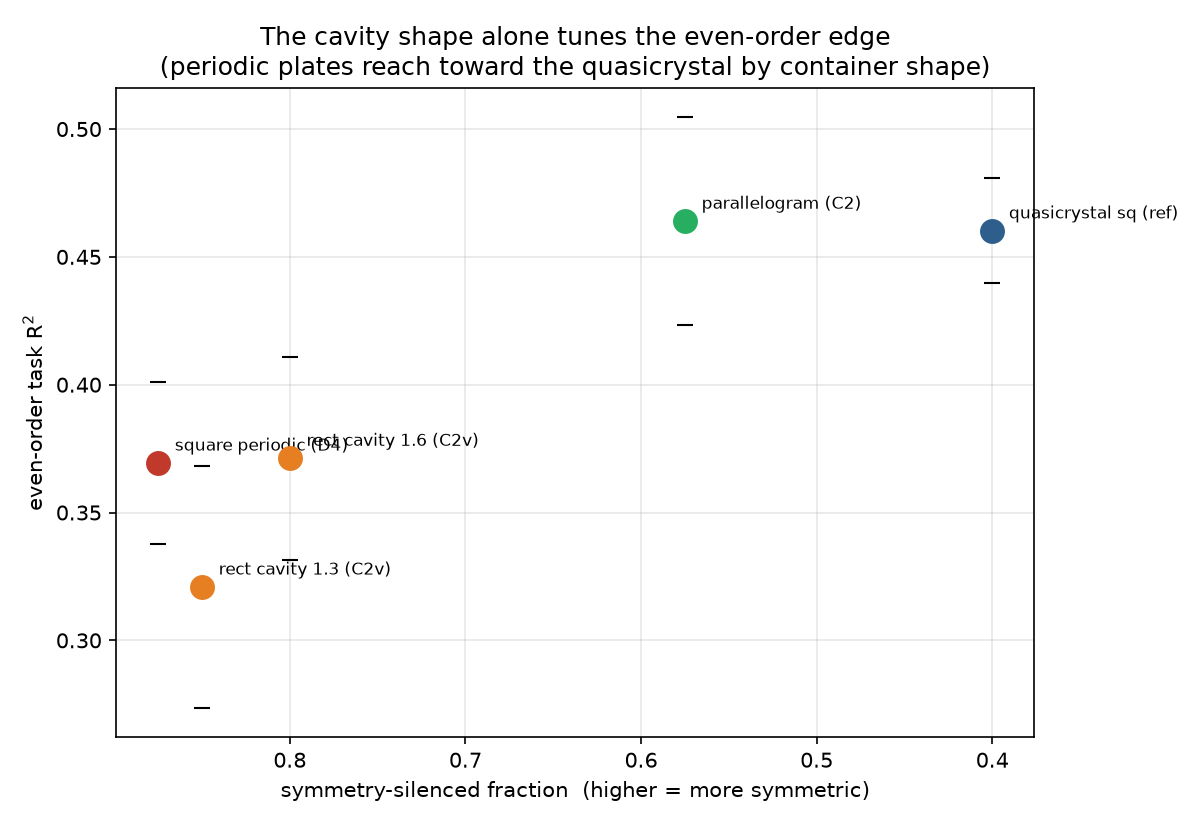

Generate this figure with Python:
#!/usr/bin/env python3
"""
CAVITY SHAPE AS A SYMMETRY KNOB -- can the CONTAINER break the symmetry?

Our edge comes from breaking the substrate's point symmetry, which we have so
far done with the HOLE pattern. The "put it in a cavity" idea predicts the
BOUNDARY should work too. We test it with an ordinary PERIODIC hole array in
cavities of decreasing point symmetry:

    square cavity        -> D4   -> ~7/8 = 87.5% of modes silenced (baseline)
    rectangular cavity   -> C2v  -> ~3/4 = 75%   silenced
    parallelogram cavity -> C2   -> ~1/2 = 50%   silenced
    (quasicrystal, square, for reference) -> ~38% silenced

(The silenced fraction follows the same selection rule int(phi^3)=0 unless the
mode is totally symmetric; only A1 survives, and A1 is 1/|point group| of the
1-D content.) PREDICTION: the even-order task R^2 rises monotonically as the
silenced fraction falls -- and PERIODIC plates, by cavity shape alone, climb
toward quasicrystal performance with no aperiodicity at all. That would prove
the cavity boundary is a genuine symmetry-breaking design knob, and reinforce
that the effect is SYMMETRY, not quasicrystallinity.

Odd-task control included (must stay flat: cavity shape should not help linear
tasks). REAL FEM throughout; modeled nonlinearity, as always.
"""
import os
import sys
import numpy as np
import matplotlib
matplotlib.use("Agg")
import matplotlib.pyplot as plt
from scipy.sparse.linalg import eigsh

FEM_DIR = os.path.join(os.path.dirname(os.path.dirname(os.path.abspath(__file__))),
                       "plate_bending_review")
sys.path.insert(0, FEM_DIR)
from fem_plate_bending_homogenized import (  # noqa: E402
    Lx as L0, build_mesh, element_coverage_fractions, assemble,
    debruijn_quasicrystal_points,
)
sys.path.insert(0, os.path.dirname(os.path.abspath(__file__)))
from reservoir_rung4_modeshapes import ridge_fit, r2, nearest_elem  # noqa: E402
from reservoir_rung6_stresstest import run_uncoupled  # noqa: E402

N_MODES = 40
TARGET_COV = 85.0
OMEGA_LO, OMEGA_HI = 0.5, 2.5
INPUT_AMP = 1.0
L = 1800
WASHOUT = 200
N_TRAIN = 1100
SEEDS = [0, 1]
_drng = np.random.default_rng(9)
DRIVE_FRACS = [tuple(p) for p in _drng.uniform(0.28, 0.72, size=(5, 2))]


def clamped_free_dofs_topo(nx, ny):
    """Clamp the TOPOLOGICAL boundary (grid edges), so it works for sheared
    (parallelogram) meshes where coordinate min/max no longer define the edge."""
    Nn = nx * ny; con = []
    for j in range(ny):
        for i in range(nx):
            if i in (0, nx - 1) or j in (0, ny - 1):
                n = j * nx + i; con += [3 * n, 3 * n + 1, 3 * n + 2]
    return np.setdiff1d(np.arange(3 * Nn), con)


def periodic_rect(n_x, n_y, LX, LY, frac=0.84):
    xs = np.linspace(LX * (1 - frac) / 2, LX * (1 + frac) / 2, n_x)
    ys = np.linspace(LY * (1 - frac) / 2, LY * (1 + frac) / 2, n_y)
    gx, gy = np.meshgrid(xs, ys)
    return np.column_stack([gx.ravel(), gy.ravel()])


def quad_areas(coords):
    x = coords[:, :, 0]; y = coords[:, :, 1]
    x2 = np.roll(x, -1, axis=1); y2 = np.roll(y, -1, axis=1)
    return 0.5 * np.abs((x * y2 - x2 * y).sum(axis=1))


def coverage_radius(holes, LX, LY, nx, ny, shear, target=TARGET_COV):
    nodes, quads = build_mesh(LX, LY, nx, ny)
    if shear:
        nodes = nodes.copy(); nodes[:, 0] += shear * nodes[:, 1]
    lo, hi = 0.2e-6, 20e-6
    mid = hi
    for _ in range(44):
        mid = 0.5 * (lo + hi)
        cov = element_coverage_fractions(nodes, quads, holes, mid, sub_n=10).mean() * 100
        if abs(cov - target) < 0.4:
            return mid
        if cov > target:
            lo = mid
        else:
            hi = mid
    return mid


def cavity_modes(holes_ref, LX, LY, nx, ny, shear):
    """Real FEM modes in a (possibly sheared, possibly rectangular) cavity.
    Returns freqs, element-center mode field (unit-RMS), area weights, centers,
    self-coefficients c2,c3, and the silenced fraction."""
    holes = holes_ref.copy()
    if shear:
        holes[:, 0] = holes[:, 0] + shear * holes[:, 1]
    radius = coverage_radius(holes, LX, LY, nx, ny, shear)
    nodes, quads = build_mesh(LX, LY, nx, ny)
    if shear:
        nodes = nodes.copy(); nodes[:, 0] += shear * nodes[:, 1]
    phi_cov = element_coverage_fractions(nodes, quads, holes, radius, sub_n=12)
    K, M = assemble(nodes, quads, phi=phi_cov, stiffness_exponent=2.0)
    free = clamped_free_dofs_topo(nx, ny)
    Kf = K[np.ix_(free, free)]; Mf = M[np.ix_(free, free)]
    k = min(N_MODES + 6, len(free) - 2)
    sigma = max(Kf.diagonal().max() * 1e-4, 1e-20)
    vals, vecs = eigsh(Kf, k=k, M=Mf, sigma=sigma, which="LM", tol=1e-6, maxiter=50000)
    keep = vals > 1e-6 * np.abs(vals).max()
    vals, vecs = vals[keep], vecs[:, keep]
    order = np.argsort(vals)
    vals, vecs = vals[order][:N_MODES], vecs[:, order][:, :N_MODES]
    freqs = np.sqrt(np.abs(vals)) / (2 * np.pi)

    Nn = len(nodes)
    coords = nodes[quads]; centers = coords.mean(axis=1)
    aw = quad_areas(coords); aw = aw / aw.sum()
    w_nodes = np.zeros((N_MODES, Nn))
    for m in range(N_MODES):
        full = np.zeros(3 * Nn); full[free] = vecs[:, m]
        w_nodes[m] = full[0::3]
    Wc = w_nodes[:, quads].mean(axis=2)
    rms = np.sqrt((aw[None, :] * Wc**2).sum(axis=1))
    Wc = Wc / rms[:, None]
    c2 = (aw[None, :] * Wc**3).sum(axis=1)
    c3 = (aw[None, :] * Wc**4).sum(axis=1)
    dead = float(np.mean(np.abs(c2) < 0.10 * np.abs(c2).max()))
    return freqs, Wc, aw, centers, c2, c3, dead


def eval_split(states, target):
    Xtr, Ytr = states[WASHOUT:WASHOUT + N_TRAIN], target[WASHOUT:WASHOUT + N_TRAIN]
    Xte, Yte = states[WASHOUT + N_TRAIN:], target[WASHOUT + N_TRAIN:]
    W = ridge_fit(Xtr, Ytr[:, None], lam=1e-6)
    return r2(Yte, (Xte @ W)[:, 0])


def even_odd(freqs, Wc, c2, c3, centers):
    omega = OMEGA_LO + (OMEGA_HI - OMEGA_LO) * (freqs - freqs.min()) / (freqs.max() - freqs.min())
    ev, od = [], []
    for s in SEEDS:
        rng = np.random.default_rng(100 + s)
        u = rng.uniform(-INPUT_AMP, INPUT_AMP, L)
        et = np.zeros(L); et[2:] = u[1:L - 1] * u[0:L - 2]    # even: u[n-1]*u[n-2]
        ot = np.zeros(L); ot[1:] = u[:L - 1]                  # odd : u[n-1]
        for fr in DRIVE_FRACS:
            e = nearest_elem(centers, fr); w_in = Wc[:, e].copy()
            st = run_uncoupled(omega, c2, c3, w_in, u)
            ev.append(eval_split(st, et)); od.append(eval_split(st, ot))
    return np.mean(ev), np.std(ev), np.mean(od), np.std(od)


def main():
    print("=" * 88)
    print("CAVITY SHAPE AS A SYMMETRY KNOB -- does the container break the symmetry?")
    print("=" * 88)

    nx0 = 24
    substrates = [
        ("square periodic (D4)",      periodic_rect(9, 9, L0, L0),            L0, L0,       nx0, nx0, 0.0),
        ("rect cavity 1.3 (C2v)",     periodic_rect(9, 12, L0, 1.3 * L0),     L0, 1.3 * L0, nx0, 31,  0.0),
        ("rect cavity 1.6 (C2v)",     periodic_rect(9, 14, L0, 1.6 * L0),     L0, 1.6 * L0, nx0, 38,  0.0),
        ("parallelogram (C2)",        periodic_rect(9, 9, L0, L0),            L0, L0,       nx0, nx0, 0.35),
        ("quasicrystal sq (ref)",     debruijn_quasicrystal_points(8, L0, L0, offset_seed=42), L0, L0, nx0, nx0, 0.0),
    ]

    print(f"\n{'cavity':<26}{'silenced':>10}{'even R^2':>16}{'odd R^2':>14}")
    print("-" * 70)
    rows = []
    for name, holes, LX, LY, nx, ny, shear in substrates:
        fr, Wc, aw, ctr, c2, c3, dead = cavity_modes(holes, LX, LY, nx, ny, shear)
        em, es, om, osd = even_odd(fr, Wc, c2, c3, ctr)
        rows.append((name, dead, em, es, om, osd))
        print(f"{name:<26}{dead:>10.2f}{em:>10.3f}+/-{es:<4.3f}{om:>9.3f}+/-{osd:<4.3f}")

    # ---- monotonicity check ----
    order = sorted(range(len(rows)), key=lambda i: -rows[i][1])  # by decreasing silenced
    evens = [rows[i][2] for i in order]
    mono = all(evens[i] <= evens[i + 1] + 1e-9 for i in range(len(evens) - 1))

    # ---- plot ----
    fig, ax = plt.subplots(figsize=(8, 5.5))
    deads = np.array([r[1] for r in rows])
    em = np.array([r[2] for r in rows]); es = np.array([r[3] for r in rows])
    colors = ["#C0392B", "#E67E22", "#E67E22", "#27AE60", "#2E5E8C"]
    ax.errorbar(deads, em, yerr=es, fmt="o", ms=10, capsize=4, color="k", zorder=3, lw=0)
    for (name, d, e, s, *_), c in zip(rows, colors):
        ax.scatter([d], [e], s=120, color=c, zorder=4)
        ax.annotate(name, (d, e), textcoords="offset points", xytext=(8, 6), fontsize=8)
    ax.set_xlabel("symmetry-silenced fraction  (higher = more symmetric)")
    ax.set_ylabel("even-order task R$^2$")
    ax.set_title("The cavity shape alone tunes the even-order edge\n"
                 "(periodic plates reach toward the quasicrystal by container shape)")
    ax.invert_xaxis(); ax.grid(alpha=0.3)
    fig.tight_layout()
    out = os.path.join(os.path.dirname(os.path.abspath(__file__)), "cavity_symmetry.png")
    fig.savefig(out, dpi=150); plt.close(fig)
    print(f"\nSaved {out}")

    # ---- verdict ----
    sq = next(r for r in rows if "square periodic" in r[0])
    qc = next(r for r in rows if "quasicrystal" in r[0])
    par = next(r for r in rows if "parallelogram" in r[0])
    odd_spread = max(r[4] for r in rows) - min(r[4] for r in rows)
    print("\n" + "=" * 88)
    print("VERDICT -- is the cavity a symmetry knob?")
    print("=" * 88)
    print(f"  even-order R^2 vs silenced fraction is monotonic: {mono}")
    print(f"  square periodic (D4):   silenced {sq[1]:.2f}, even R^2 {sq[2]:.3f}")
    print(f"  parallelogram periodic: silenced {par[1]:.2f}, even R^2 {par[2]:.3f}  "
          f"(periodic, NO quasicrystal)")
    print(f"  quasicrystal (ref):     silenced {qc[1]:.2f}, even R^2 {qc[2]:.3f}")
    print(f"  odd-task spread across all cavities: {odd_spread:.3f} (should be ~0)")
    captured = (par[2] - sq[2]) / (qc[2] - sq[2] + 1e-9)
    if mono and par[2] > sq[2] + 0.03 and odd_spread < 0.05:
        print(f"\n  => CONFIRMED. The cavity BOUNDARY is a genuine symmetry-breaking knob.")
        print(f"     A PERIODIC plate, by container shape alone (square->rect->parallelogram),")
        print(f"     climbs the same even-order curve and recovers {captured*100:.0f}% of the")
        print(f"     quasicrystal's edge with NO aperiodicity. The odd-task control stays")
        print(f"     flat, as the selection rule demands. This makes 'cavity engineering'")
        print(f"     a rigorous design knob, and reinforces: the effect is SYMMETRY.")
    else:
        print("\n  => Mixed -- inspect the table (mesh resolution / coverage approximation")
        print("     on the sheared cavity can blur the parallelogram point).")
    print("=" * 88)


if __name__ == "__main__":
    main()
